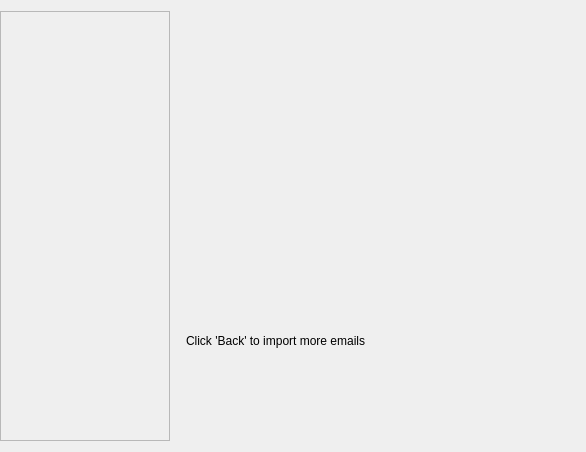
<?xml version="1.0" encoding="UTF-8"?>
<ui version="4.0">
 <class>ManualImportMailPage</class>
 <widget class="QWidget" name="ManualImportMailPage">
  <property name="geometry">
   <rect>
    <x>0</x>
    <y>0</y>
    <width>586</width>
    <height>452</height>
   </rect>
  </property>
  <layout class="QHBoxLayout">
   <property name="leftMargin">
    <number>0</number>
   </property>
   <property name="topMargin">
    <number>0</number>
   </property>
   <property name="rightMargin">
    <number>0</number>
   </property>
   <property name="bottomMargin">
    <number>0</number>
   </property>
   <item>
    <widget class="QLabel" name="mIntroSidebar">
     <property name="sizePolicy">
      <sizepolicy hsizetype="Fixed" vsizetype="Fixed">
       <horstretch>0</horstretch>
       <verstretch>0</verstretch>
      </sizepolicy>
     </property>
     <property name="minimumSize">
      <size>
       <width>170</width>
       <height>430</height>
      </size>
     </property>
     <property name="frameShape">
      <enum>QFrame::StyledPanel</enum>
     </property>
     <property name="frameShadow">
      <enum>QFrame::Plain</enum>
     </property>
     <property name="lineWidth">
      <number>0</number>
     </property>
     <property name="scaledContents">
      <bool>true</bool>
     </property>
     <property name="wordWrap">
      <bool>false</bool>
     </property>
     <property name="indent">
      <number>0</number>
     </property>
    </widget>
   </item>
   <item>
    <spacer name="spacer54">
     <property name="orientation">
      <enum>Qt::Horizontal</enum>
     </property>
     <property name="sizeType">
      <enum>QSizePolicy::Fixed</enum>
     </property>
     <property name="sizeHint" stdset="0">
      <size>
       <width>10</width>
       <height>10</height>
      </size>
     </property>
    </spacer>
   </item>
   <item>
    <layout class="QVBoxLayout">
     <property name="leftMargin">
      <number>0</number>
     </property>
     <property name="topMargin">
      <number>0</number>
     </property>
     <property name="rightMargin">
      <number>0</number>
     </property>
     <property name="bottomMargin">
      <number>0</number>
     </property>
     <item>
      <widget class="MailImporter::ImportMailsWidget" name="mMailImporterWidget" native="true"/>
     </item>
     <item>
      <widget class="QLabel" name="textLabel1_2">
       <property name="text">
        <string>Click 'Back' to import more emails</string>
       </property>
       <property name="wordWrap">
        <bool>false</bool>
       </property>
      </widget>
     </item>
    </layout>
   </item>
  </layout>
 </widget>
 <customwidgets>
  <customwidget>
   <class>MailImporter::ImportMailsWidget</class>
   <extends>QWidget</extends>
   <header>mailimporter/importmailswidget.h</header>
   <container>1</container>
  </customwidget>
 </customwidgets>
 <resources/>
 <connections/>
</ui>
